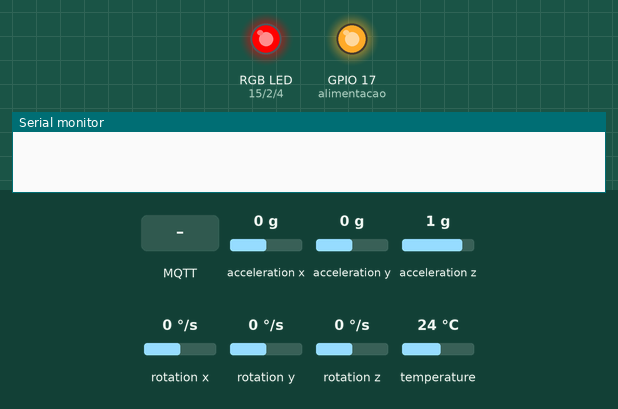
Recording of a sketch running on a simulated ESP32. Parts: an RGB LED mixed from three pins (HIGH = lit), output pins drawn as LEDs (lit = HIGH), the last lines printed to the serial monitor. The test bench sets the inputs (shaded band); at power-on: acceleration x 0 g, acceleration y 0 g, acceleration z 1 g, rotation x 0 °/s, rotation y 0 °/s, rotation z 0 °/s, temperature 24 °C. WiFi joins after 1.5 s; servers stay silent unless stated; no MQTT or app messages arrive unless stated.

Above: at 0.1 s.
At 3.2 s:
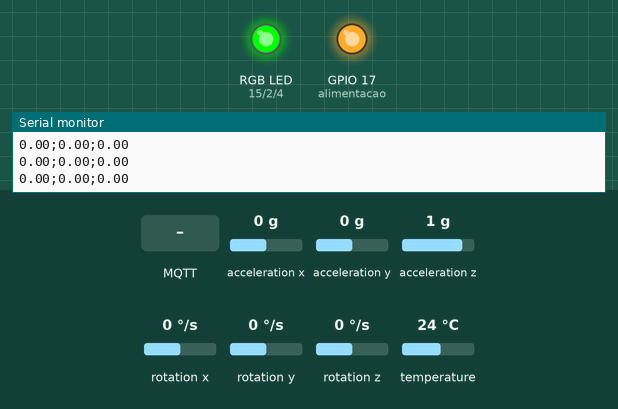
3.3 s: MQTT message "1" arrives on the first subscribed topic
5.0 s: MQTT message "on" arrives on the first subscribed topic
6.5 s: MQTT message "off" arrives on the first subscribed topic
Timing chart, 0 to 9.5 s (numbered marks = the images above; inputs shaded):
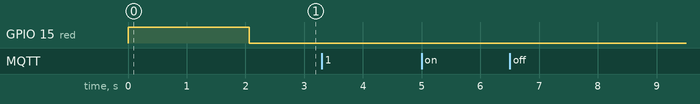

The sketch:

nautilus_ino.ino
```cpp
// Basic demo for accelerometer readings from Adafruit MPU6050

// ESP32 Guide: https://RandomNerdTutorials.com/esp32-mpu-6050-accelerometer-gyroscope-arduino/
// ESP8266 Guide: https://RandomNerdTutorials.com/esp8266-nodemcu-mpu-6050-accelerometer-gyroscope-arduino/
// Arduino Guide: https://RandomNerdTutorials.com/arduino-mpu-6050-accelerometer-gyroscope/

#include <Adafruit_MPU6050.h>
#include <Adafruit_Sensor.h>
#include <Wire.h>
#include <WiFi.h>
#include <PubSubClient.h>
#include <ArduinoJson.h>

#define alimentacao 17

// Configurações do LED RGB
#define red 15  // Pino do canal vermelho
#define green 2   // Pino do canal verde
#define blue 4   // Pino do canal azul

const unsigned long duration = 60000;  // 60 seconds in milliseconds
unsigned long startTime;

// WiFi
const char *ssid = "iPhone Luz"; // Enter your WiFi name
const char *password = "analuz2110";  // Enter WiFi password

// MQTT Broker
const char *mqtt_broker = "broker.emqx.io"; // broker address
const char *topic = "ufabc/nautilusguard"; // define topic
const char *mqtt_username = "emqx"; // username for authentication
const char *mqtt_password = "public"; // password for authentication
const int mqtt_port = 1883; // port of MQTT over TCP

WiFiClient espClient;
PubSubClient client(espClient);

Adafruit_MPU6050 mpu;

void setup(void) {

  // Set the GPIO pin to OUTPUT mode
  pinMode(alimentacao, OUTPUT);
  pinMode(red, OUTPUT);//Define a variável azul como saída
  pinMode(green, OUTPUT);//Define a variável verde como saída
  pinMode (blue, OUTPUT);//Define a variável vermelho como saída

  // Turn on the GPIO pin by setting it to HIGH
  digitalWrite(alimentacao, HIGH);
  acenderLedVermelho();

  delay(500);

  Serial.begin(115200);
  startTime = millis();

  while (!Serial)
    delay(10); // will pause Zero, Leonardo, etc until serial console opens

  Serial.println("Adafruit MPU6050 test!");

  // Try to initialize!
  if (!mpu.begin()) {
    Serial.println("Failed to find MPU6050 chip");
    while (1) {
      delay(10);
    }
  }
  Serial.println("MPU6050 Found!");

  mpu.setAccelerometerRange(MPU6050_RANGE_8_G);
  Serial.print("Accelerometer range set to: ");
  switch (mpu.getAccelerometerRange()) {
  case MPU6050_RANGE_2_G:
    Serial.println("+-2G");
    break;
  case MPU6050_RANGE_4_G:
    Serial.println("+-4G");
    break;
  case MPU6050_RANGE_8_G:
    Serial.println("+-8G");
    break;
  case MPU6050_RANGE_16_G:
    Serial.println("+-16G");
    break;
  }

  mpu.setGyroRange(MPU6050_RANGE_500_DEG);
  Serial.print("Gyro range set to: ");
  switch (mpu.getGyroRange()) {
  case MPU6050_RANGE_250_DEG:
    Serial.println("+- 250 deg/s");
    break;
  case MPU6050_RANGE_500_DEG:
    Serial.println("+- 500 deg/s");
    break;
  case MPU6050_RANGE_1000_DEG:
    Serial.println("+- 1000 deg/s");
    break;
  case MPU6050_RANGE_2000_DEG:
    Serial.println("+- 2000 deg/s");
    break;
  }

  mpu.setFilterBandwidth(MPU6050_BAND_5_HZ);
  Serial.print("Filter bandwidth set to: ");
  switch (mpu.getFilterBandwidth()) {
  case MPU6050_BAND_260_HZ:
    Serial.println("260 Hz");
    break;
  case MPU6050_BAND_184_HZ:
    Serial.println("184 Hz");
    break;
  case MPU6050_BAND_94_HZ:
    Serial.println("94 Hz");
    break;
  case MPU6050_BAND_44_HZ:
    Serial.println("44 Hz");
    break;
  case MPU6050_BAND_21_HZ:
    Serial.println("21 Hz");
    break;
  case MPU6050_BAND_10_HZ:
    Serial.println("10 Hz");
    break;
  case MPU6050_BAND_5_HZ:
    Serial.println("5 Hz");
    break;
  }

  setup_wifi();

  //connecting to a mqtt broker
  client.setServer(mqtt_broker, mqtt_port);
  client.setCallback(callback);
  while (!client.connected()) {
      String client_id = "esp8266-client-";
      client_id += String(WiFi.macAddress());
      Serial.printf("The client %s connects to the public mqtt broker\n", client_id.c_str());
      if (client.connect(client_id.c_str(), mqtt_username, mqtt_password)) {
          Serial.println("Public emqx mqtt broker connected");
      } else {
          Serial.print("failed with state ");
          Serial.print(client.state());
          delay(2000);
      }
  }

  acenderLedVerde();

  // publish and subscribe
  client.publish(topic, "hello emqx"); // publish to the topic
  client.subscribe(topic); // subscribe from the topic

}


void loop() {

  /* Get new sensor events with the readings */
  sensors_event_t a, g, temp;
  mpu.getEvent(&a, &g, &temp);

  String result = String(g.gyro.x) + ";" + String(g.gyro.y) + ";" + String(g.gyro.z);
  Serial.println(result);

  client.publish(topic, result.c_str());

  // Esperar por uma mensagem
  if (client.loop() && client.connected()) {
    acenderLedVerde();
  } else {
    acenderLedVermelho();;
  }

  client.loop();
  delay(500);
}

void setup_wifi() {
  Serial.println();
  Serial.print("Connecting to ");
  Serial.println("\"" + String(ssid) + "\"");

  WiFi.begin(ssid, password);
  while (WiFi.status() != WL_CONNECTED) {
    delay(500);
    Serial.print(".");
  }
  Serial.println("\nWiFi connected");
  Serial.print("IP address: ");
  Serial.println(WiFi.localIP());
}

void callback(char *topic, byte *payload, unsigned int length) {
    Serial.print("Message arrived in topic: ");
    Serial.println(topic);
    Serial.print("Message:");
    for (int i = 0; i < length; i++) {
        Serial.print((char) payload[i]);
    }
    Serial.println();
    Serial.println("-----------------------");
}

void acenderLedAmarelo() {
  digitalWrite(blue, LOW);
  digitalWrite(green, HIGH);
  digitalWrite(red, HIGH);
}

void acenderLedVermelho() {
  digitalWrite(blue, LOW);
  digitalWrite(green, LOW);
  digitalWrite(red, HIGH);
}

void acenderLedVerde() {
  digitalWrite(blue, LOW);
  digitalWrite(green, HIGH);
  digitalWrite(red, LOW);
}
```
